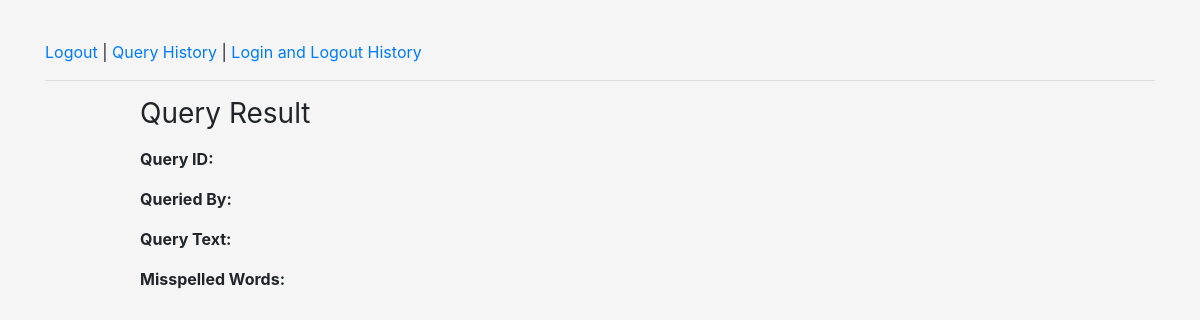
The app's page /history/query1 (signed in), older data.
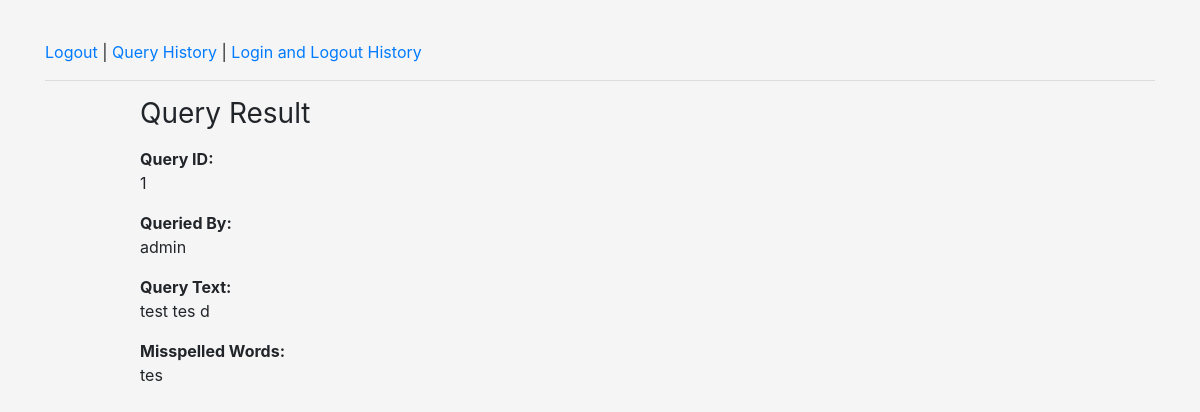
The same page, newer data.
### app.py (models this page shows, shortened)
class QueryHistory(db.Model):
    __tablename__ = 'queries'
    queryid = db.Column(db.Integer, nullable=False, autoincrement = True, primary_key=True)
    querytext = db.Column(db.String(4000), nullable=False)
    queryresult = db.Column(db.String(4000), nullable=False)
    username = db.Column(db.String(20), nullable=False)

### app.py (the view)
@app.route('/history/query<id>')
def query(id):
    if session.get('logged_in') == True:
        if session['role'] == 'admin':
            query = QueryHistory.query.filter_by(queryid = id).first()
            admin = True
        else:
            query = QueryHistory.query.filter_by(queryid = id, username=session['user']).first()
            admin = False
        return render_template('queryview.html', query = query, admin=admin)
    else:
        return redirect(url_for('login'))

### templates/queryview.html (shortened to what this page needs)
{% extends 'base.html' %}
{% block content %}
<div class="container">
    <a href="{{url_for('logout')}}">Logout</a> | <a href="{{url_for('history')}}">Query History</a> {% if admin %}| <a href="{{url_for('login_history')}}">Login and Logout History</a> {% endif %}
    <hr>
    <div class="row">
        <div class="col-1"></div>
        <div class="col-10">
                <h1 class="h3 mb-3 font-weight-normal">Query Result</h1>
                <b>Query ID:</b>
                <p id="queryid">{{ query.queryid }}</p>
                <b>Queried By:</b>
                <p id="username">{{ query.username }}</p>
                <b>Query Text:</b>
                <p id="querytext">{{ query.querytext }}</p>
                <b>Misspelled Words:</b>
                <p id="queryresult">{{ query.queryresult }}</p>
        </div>
        <div class="col-1"></div>
    </div>
</div>
{% endblock %}

Row changes from the older to the newer data that the page shows:
added QueryHistory: queryid "1", username "admin", querytext "test tes d", queryresult "tes"
